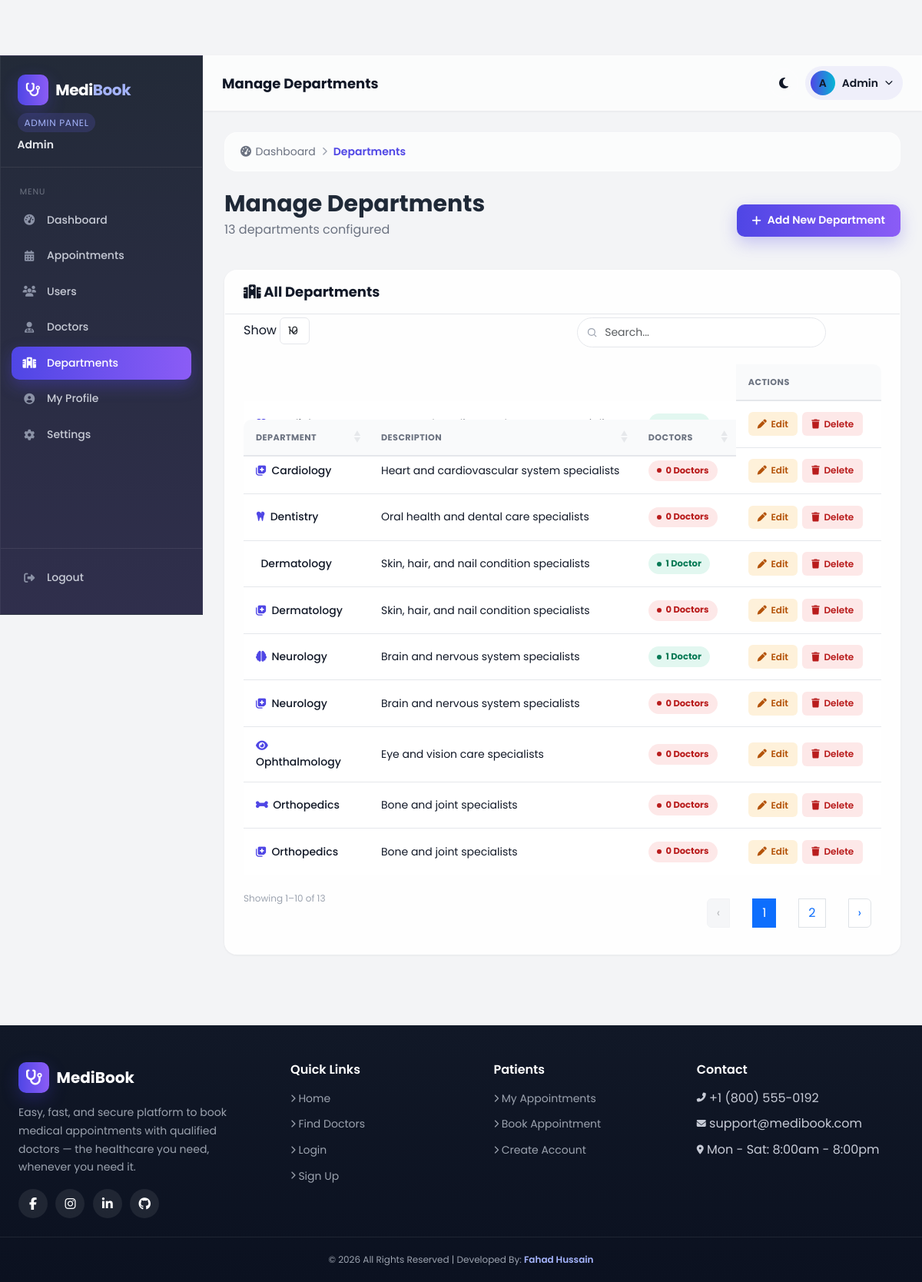
The app's page /admin/departments.php (signed in) with its own data.
### tables this page shows
CREATE TABLE `specialties` (
  `id` int(11) NOT NULL,
  `name` varchar(100) NOT NULL,
  `description` text DEFAULT NULL,
  `icon` varchar(50) DEFAULT NULL,
  `created_at` timestamp NOT NULL DEFAULT current_timestamp()
);

### admin/departments.php (the view, shortened to what this page needs)
<?php
require_once '../includes/config.php';
$departments = $pdo->query("
    SELECT s.*, COUNT(d.id) as doctor_count
    FROM specialties s
    LEFT JOIN doctors d ON d.specialty_id = s.id
    GROUP BY s.id
    ORDER BY s.name
")->fetchAll(PDO::FETCH_ASSOC);
?>
<?php
require '../includes/dash_header.php';
?>
            <div class="crud-toolbar">
                <div>
                    <h1 class="text-3xl font-bold text-gray-800">Manage Departments</h1>
                    <p class="text-gray-500" style="margin-top:.25rem;"><?php echo count($departments); ?> department<?php echo count($departments) == 1 ? '' : 's'; ?> configured</p>
                </div>
                <button type="button" class="crud-add-btn" data-bs-toggle="modal" data-bs-target="#addDepartmentModal">
                    <i class="fas fa-plus"></i> Add New Department
                </button>
            </div>
            <div class="crud-table-card">
                <div class="crud-table-header">
                    <h2><i class="fas fa-hospital"></i> All Departments</h2>
                </div>
                <div class="crud-table-scroll">
                    <table class="mb-datatable table align-middle w-100">
                        <thead>
                            <tr>
                                <th>Department</th>
                                <th>Description</th>
                                <th>Doctors</th>
                                <th class="no-sort">Actions</th>
                            </tr>
                        </thead>
                        <tbody>
                            <?php foreach ($departments as $dept): ?>
                            <tr>
                                <td>
                                    <div class="font-medium"><i class="fas fa-<?php echo htmlspecialchars($dept['icon'] ?: 'notes-medical'); ?>" style="color:var(--color-primary); margin-right:.4rem;"></i><?php echo htmlspecialchars($dept['name']); ?></div>
                                </td>
                                <td><div class="max-w-xs truncate"><?php echo htmlspecialchars($dept['description'] ?: '—'); ?></div></td>
                                <td>
                                    <span class="crud-badge <?php echo $dept['doctor_count'] > 0 ? 'crud-badge-active' : 'crud-badge-inactive'; ?>">
                                        <?php echo (int)$dept['doctor_count']; ?> doctor<?php echo $dept['doctor_count'] == 1 ? '' : 's'; ?>
                                    </span>
                                </td>
                                <td>
                                    <div class="crud-actions">
                                        <button type="button" class="crud-act-btn crud-act-edit"
                                                data-edit-trigger="#editDepartmentModal"
                                                data-field-id="<?php echo $dept['id']; ?>"
                                                data-field-name="<?php echo htmlspecialchars($dept['name'], ENT_QUOTES); ?>"
                                                data-field-description="<?php echo htmlspecialchars($dept['description'], ENT_QUOTES); ?>"
                                                data-field-icon="<?php echo htmlspecialchars($dept['icon'], ENT_QUOTES); ?>">
                                            <i class="fas fa-pen"></i> Edit
                                        </button>
                                        <button type="button" class="crud-act-btn crud-act-delete"
                                                data-delete-trigger="#deleteDepartmentModal"
                                                data-delete-href="?delete=<?php echo $dept['id']; ?>"
                                                data-delete-label="<?php echo htmlspecialchars($dept['name'], ENT_QUOTES); ?>">
                                            <i class="fas fa-trash"></i> Delete
                                        </button>
                                    </div>
                                </td>
                            </tr>
                            <?php endforeach; ?>
                        </tbody>
                    </table>
                </div>
            </div>
<?php require '../includes/dash_footer.php'; ?>

### assets/css/variables.css (style rules this page uses)
:root { --color-primary: #4F46E5; --color-primary-rgb: 79, 70, 229; --color-secondary: #06B6D4; --color-secondary-rgb: 6, 182, 212; --color-success: #10B981; --color-success-rgb: 16, 185, 129; --color-warning: #F59E0B; --color-warning-rgb: 245, 158, 11; --color-danger: #EF4444; --color-danger-rgb: 239, 68, 68; --color-purple: #8B5CF6; --color-purple-rgb: 139, 92, 246; --color-pink: #EC4899; --color-pink-rgb: 236, 72, 153; --color-orange: #F97316; --color-orange-rgb: 249, 115, 22; --color-bg: #F5F7FB; --color-surface: #FFFFFF; --color-border: #E5E7EB; --color-text: #111827; --color-text-muted: #6B7280; --color-text-soft: #9CA3AF; --color-primary-tint: rgba(var(--color-primary-rgb), .12); --color-secondary-tint: rgba(var(--color-secondary-rgb), .12); --color-success-tint: rgba(var(--color-success-rgb), .12); --color-warning-tint: rgba(var(--color-warning-rgb), .14); --color-danger-tint: rgba(var(--color-danger-rgb), .12); --color-purple-tint: rgba(var(--color-purple-rgb), .12); --color-pink-tint: rgba(var(--color-pink-rgb), .12); --color-orange-tint: rgba(var(--color-orange-rgb), .12); --gradient-primary: linear-gradient(90deg, var(--color-primary), var(--color-purple)); --gradient-cool: linear-gradient(90deg, var(--color-primary), var(--color-secondary)); --gradient-warm: linear-gradient(90deg, var(--color-pink), var(--color-orange)); --font-base: 'Poppins', -apple-system, BlinkMacSystemFont, 'Segoe UI', sans-serif; --fs-xs: .75rem; --fs-sm: .875rem; --fs-base: 1rem; --fs-lg: 1.125rem; --fs-xl: 1.25rem; --fs-2xl: 1.5rem; --fs-3xl: 1.875rem; --fs-4xl: 2.25rem; --space-1: 0.25rem; --space-2: 0.5rem; --space-3: 0.75rem; --space-4: 1rem; --space-5: 1.5rem; --space-6: 2rem; --space-8: 3rem; --radius-sm: 6px; --radius-md: 10px; --radius-lg: 16px; --radius-xl: 22px; --radius-pill: 999px; --shadow-sm: 0 1px 3px rgba(17, 24, 39, .06); --shadow-md: 0 6px 20px rgba(17, 24, 39, .08); --shadow-lg: 0 14px 34px rgba(17, 24, 39, .12); --shadow-primary: 0 8px 22px rgba(var(--color-primary-rgb), .28); --transition-fast: 150ms ease; --transition-base: 220ms ease; --transition-slow: 400ms ease; }

### assets/css/custom.css (style rules this page uses)
body { font-family: var(--font-base); color: var(--color-text); }
h1, h2, h3, h4, h5, h6 { font-family: var(--font-base); font-weight: 600; }
* { scrollbar-width: thin; scrollbar-color: rgba(var(--color-primary-rgb), .35) var(--color-bg); }
.table { --bs-table-border-color: var(--color-border); }
.table thead th { font-size: var(--fs-xs); text-transform: uppercase; letter-spacing: .04em; color: var(--color-text-muted); font-weight: 600; border-bottom-width: 1px; background: var(--color-bg); }
html { scroll-behavior: smooth; }
body { animation: fadeIn .35s ease both; }
.table-responsive, .crud-table-scroll { max-width: 100%; }
.crud-table-card { transition: box-shadow var(--transition-base); }
.crud-table-card:not(.db-fade-in), .db-panel:not(.db-fade-in) { animation: fadeInUp var(--transition-slow) ease both; }

### assets/css/layout.css (style rules this page uses)
body { padding-top: 108px; }
body.mb-dash-body { padding-top: 72px; }

### records on screen
specialties: name "Cardiology", description "Heart and cardiovascular system specialists", doctor_count "0", shows "S"
specialties: name "Dentistry", description "Oral health and dental care specialists", doctor_count "0", shows "S"
specialties: name "Dermatology", description "Skin, hair, and nail condition specialists", doctor_count "1"
specialties: name "Dermatology", description "Skin, hair, and nail condition specialists", doctor_count "0"
specialties: name "Neurology", description "Brain and nervous system specialists", doctor_count "1"
specialties: name "Neurology", description "Brain and nervous system specialists", doctor_count "0", shows "S"
specialties: name "Ophthalmology", description "Eye and vision care specialists", doctor_count "0", shows "S"
specialties: name "Orthopedics", description "Bone and joint specialists", doctor_count "0", shows "S"
specialties: name "Orthopedics", description "Bone and joint specialists", doctor_count "0", shows "S"

### other values on screen
$roleLabel "ADMIN PANEL"
$_SESSION['first_name'] "Admin"
$item['label'] "Dashboard"
$item['label'] "Appointments"
$item['label'] "Users"
$item['label'] "Doctors"
$item['label'] "Departments"
$item['label'] "My Profile"
$item['label'] "Settings"
$pageTitle "Manage Departments"
substr($_SESSION['first_name'] ?? 'U', 0, 1) "A"
$bc['label'] "Dashboard"
$bc['label'] "Departments"
count($departments) "13"
